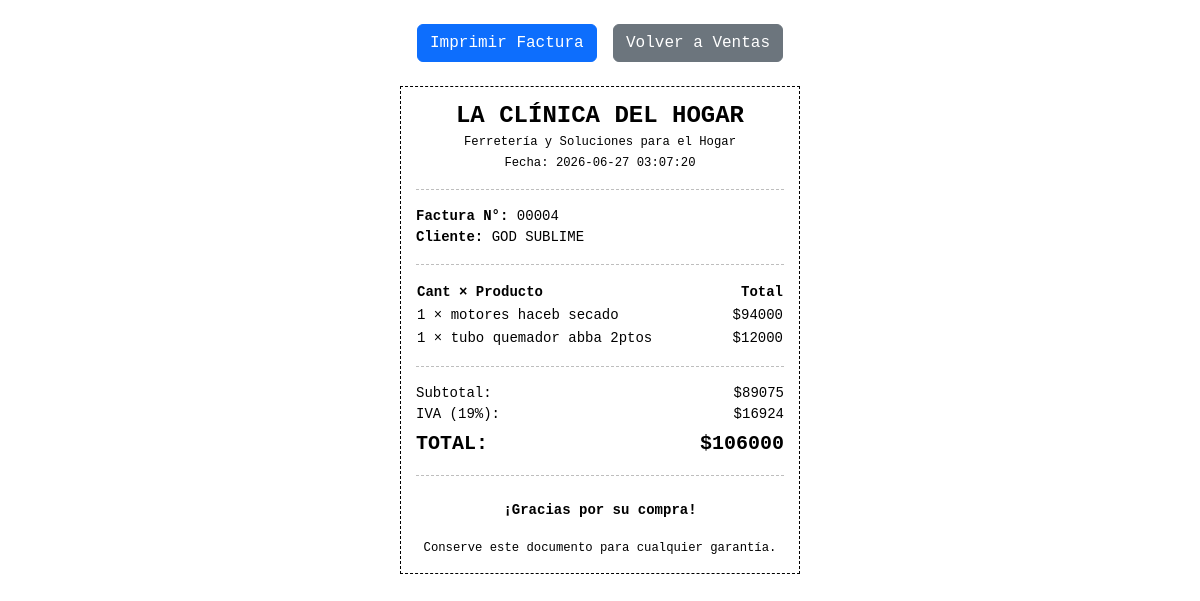
The app's page /historial/imprimir/4 (signed in) with its own data.
### tables this page shows
CREATE TABLE ventas (
            id INTEGER PRIMARY KEY AUTOINCREMENT,
            fecha TIMESTAMP DEFAULT CURRENT_TIMESTAMP,
            total REAL NOT NULL DEFAULT 0.0
        , cliente TEXT DEFAULT "Consumidor Final");

CREATE TABLE detalle_ventas (
            id INTEGER PRIMARY KEY AUTOINCREMENT,
            venta_id INTEGER,
            producto_id INTEGER,
            cantidad INTEGER NOT NULL,
            precio_unitario REAL NOT NULL,
            FOREIGN KEY (venta_id) REFERENCES ventas(id),
            FOREIGN KEY (producto_id) REFERENCES productos(id)
        );

CREATE TABLE productos (
            id INTEGER PRIMARY KEY AUTOINCREMENT,
            codigo_barras TEXT UNIQUE,
            nombre TEXT NOT NULL,
            descripcion TEXT,
            precio_compra REAL NOT NULL,
            precio_venta REAL NOT NULL,
            stock INTEGER NOT NULL DEFAULT 0,
            stock_minimo INTEGER NOT NULL DEFAULT 5,
            categoria_id INTEGER,
            FOREIGN KEY (categoria_id) REFERENCES categorias(id)
        );

### app.py (the view)
@app.route('/historial/imprimir/<int:venta_id>')
@login_requerido
def imprimir_factura(venta_id):
    conexion = conectar_bd()
    venta = conexion.execute('SELECT * FROM ventas WHERE id = ?', (venta_id,)).fetchone()
    if not venta:
        conexion.close()
        return "Factura no encontrada", 404
    detalles = conexion.execute('''
        SELECT dv.cantidad, dv.precio_unitario, p.nombre, p.id as prod_codigo
        FROM detalle_ventas dv
        JOIN productos p ON dv.producto_id = p.id
        WHERE dv.venta_id = ?
    ''', (venta_id,)).fetchall()
    conexion.close()
    total = venta['total']
    subtotal = total / 1.19
    iva = total - subtotal
    return render_template('imprimir_factura.html', venta=venta, detalles=detalles, subtotal=subtotal, iva=iva)

### app.py (called while the page is built)
def login_requerido(f):
    @wraps(f)
    def decorated_function(*args, **kwargs):
        if 'usuario' not in session:
            return redirect(url_for('login'))
        return f(*args, **kwargs)
    return decorated_function

def conectar_bd():
    conexion = sqlite3.connect('ferreteria.db')
    conexion.row_factory = sqlite3.Row  # Permite acceder a las columnas por nombre
    return conexion

### templates/imprimir_factura.html (shortened to what this page needs)
<!DOCTYPE html>
<html lang="es">
<head>
    <link href="https://cdn.jsdelivr.net/npm/bootstrap@5.3.0/dist/css/bootstrap.min.css" rel="stylesheet">
</head>
<body>
    <div class="container no-print text-center my-4">
        <button class="btn btn-primary me-2" onclick="window.print()">
             Imprimir Factura
        </button>
        <a href="/ventas" class="btn btn-secondary">Volver a Ventas</a>
    </div>
    <div class="ticket">
        <div class="text-center mb-3">
            <h4 class="fw-bold mb-0">LA CLÍNICA DEL HOGAR</h4>
            <small>Ferretería y Soluciones para el Hogar</small><br>
            <small>Fecha: {{ venta.fecha }}</small>
        </div>
        <hr style="border-top: 1px dashed #000;">
        <div class="mb-3">
            <strong>Factura N°:</strong> {{ "%05d"|format(venta.id) }}<br>
            <strong>Cliente:</strong> {{ venta.cliente }}
        </div>
        <hr style="border-top: 1px dashed #000;">
        <table class="w-100 mb-3">
            <thead>
                <tr>
                    <th class="text-start">Cant × Producto</th>
                    <th class="text-end">Total</th>
                </tr>
            </thead>
            <tbody>
                {% for d in detalles %}
                <tr>
                    <td class="text-start">
                        {{ d.cantidad }} × {{ d.nombre }}
                    </td>
                    <td class="text-end">
                        ${{ (d.cantidad * d.precio_unitario)|int|format_currency if hasattr else (d.cantidad * d.precio_unitario)|int }}
                    </td>
                </tr>
                {% endfor %}
            </tbody>
        </table>
        <hr style="border-top: 1px dashed #000;">
        <div class="d-flex justify-content-between">
            <span>Subtotal:</span>
            <span>${{ subtotal|int }}</span>
        </div>
        <div class="d-flex justify-content-between">
            <span>IVA (19%):</span>
            <span>${{ iva|int }}</span>
        </div>
        <div class="d-flex justify-content-between fw-bold fs-5 mt-1">
            <span>TOTAL:</span>
            <span>${{ venta.total|int }}</span>
        </div>
        <hr style="border-top: 1px dashed #000;">
        <div class="text-center mt-4">
            <p class="fw-bold">¡Gracias por su compra!</p>
            <small>Conserve este documento para cualquier garantía.</small>
        </div>
    </div>
</body>
</html>

### templates/imprimir_factura.html (style rules this page uses)
body { font-family: 'Courier New', Courier, monospace; font-size: 14px; color: #000; }
.ticket { max-width: 400px; margin: 20px auto; padding: 15px; border: 1px dashed #000; }

### records on screen
ventas: fecha "2026-06-27 03:07:20", id "00004", cliente "GOD SUBLIME", total "106000"
detalle_ventas: cantidad "1", nombre "motores haceb secado", cantidad+precio_unitario "94000"
detalle_ventas: cantidad "1", nombre "tubo quemador abba 2ptos", cantidad+precio_unitario "12000"

### other values on screen
{{ subtotal|int }} "89075"
{{ iva|int }} "16924"
